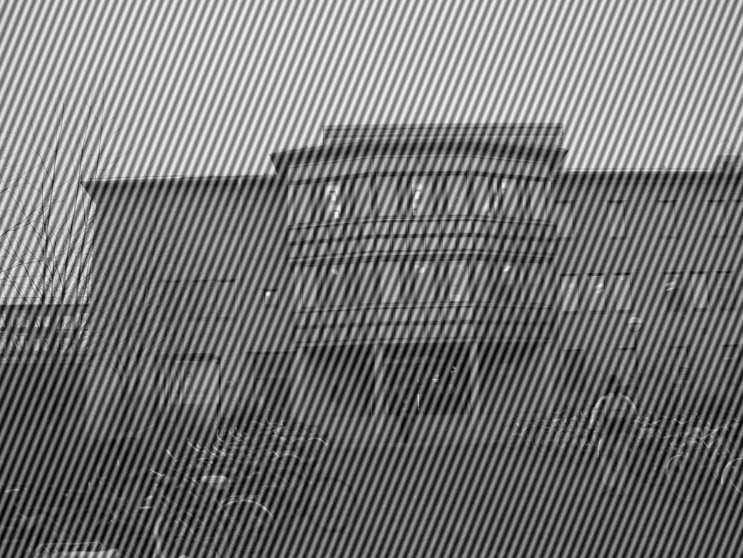
#> input picture Lab 11/Fig3.png, 743 x 558 px
$ python main.py
#> lines starting #> are read from the running program, lines starting #| are printed output that depends on the picture; after the words box and inside, x2 and y2 are one past the last pixel; in counts of white or black regions, pixels touching at a corner belong together
# -*- coding: utf-8 -*-
"""
Created on Mon Jun  3 15:41:37 2019

@author: Me
"""

import cv2 as cv
import numpy as np

# =============================================================================
# im1=cv.imread("Fig1.png",0)
# im2=cv.imread("Fig2.png",0)
# =============================================================================
im1=cv.imread("Fig3.png",0)
#> im1 is the input picture: shape (558, 743); min 0, max 246, mean 118.5
im2=cv.imread("Fig4.png",0)
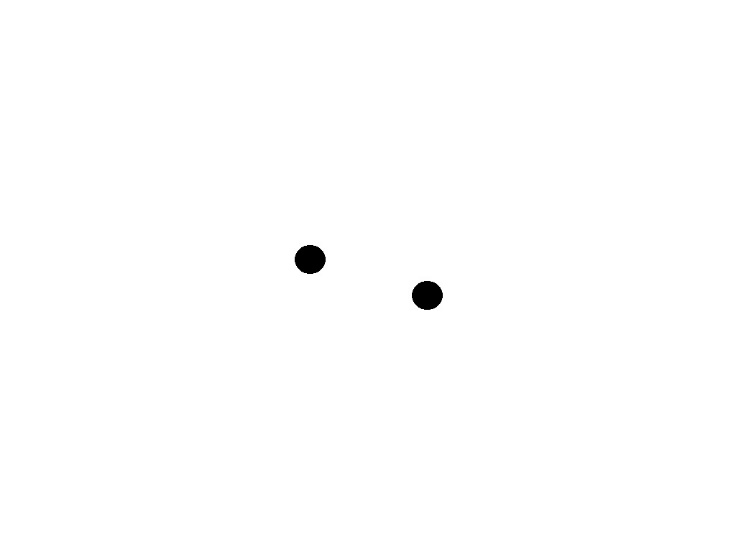
#> input picture Lab 11/Fig4.png, 736 x 552 px
#> im2 is the input picture: shape (552, 736); min 0, max 255, mean 254.1
size=np.shape(im2)
#> size = (552, 736)
row=(int(size[0]))
#> row = 552
col=(int(size[1]))
#> col = 736
im1=cv.resize(im1,(col,row))
#> im1: shape (552, 736)
im1f=np.fft.fft2(im1)
im1f=np.fft.fftshift(im1f)
im1f=np.abs(im1f)
cv.imwrite('ffig3.png',im1f)
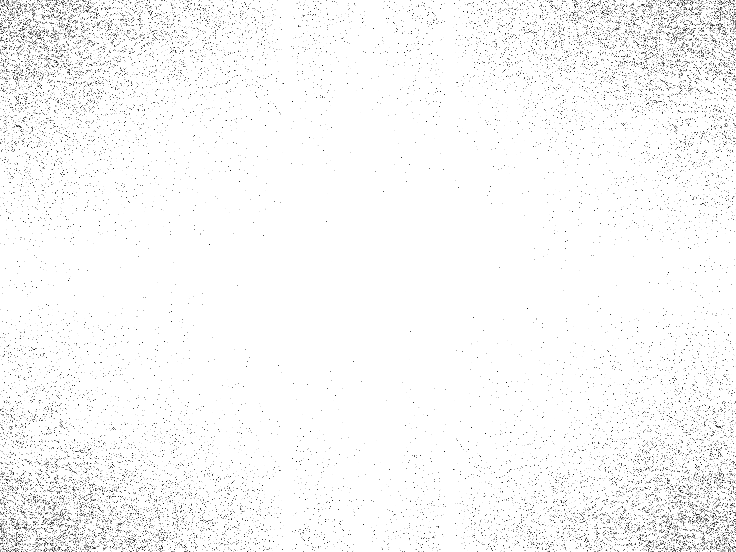
#> saved as ffig3.png: shape (552, 736); min 2, max 255, mean 248.3

midx=(int(size[0]))/2
#> midx = 276
midy=(int(size[1]))/2
#> midy = 368
# [8 lines of commented-out code are left out]
for i in range(size[0]):
    for j in range(size[1]):
        dist=np.sqrt(((midx-i)**2)+((midy-j)**2))
        if(dist>50):
            im2[i][j]=1
        else:
            im2[i][j]=0
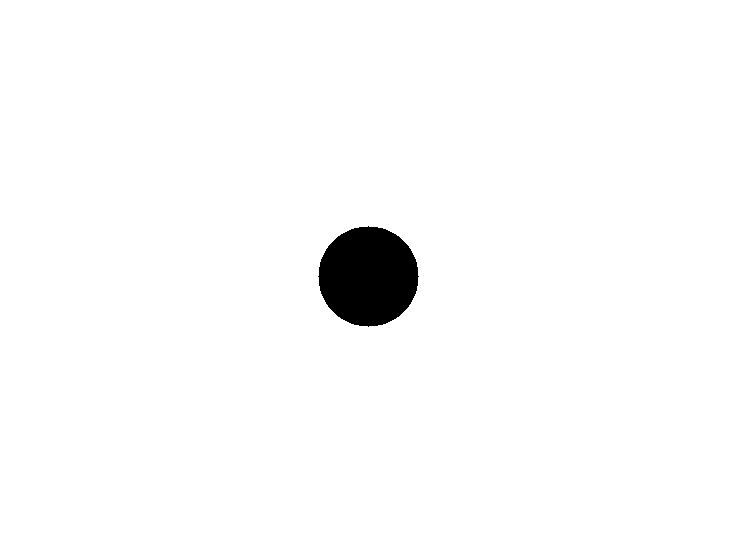
#> im2: shape (552, 736); values 0 (black) and 1 (white), 98.1% white; 1 black region, box (x1, y1, x2, y2) and area: (318, 226, 419, 327) 7845


mulx=np.multiply(im1f,im2)
mul2=np.fft.ifft2(mulx)
ifft=np.abs(mul2)
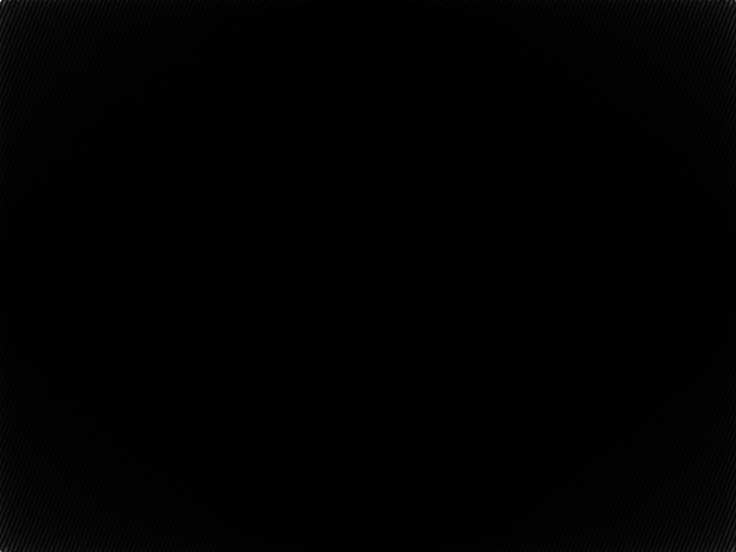
#> ifft: shape (552, 736) float64; min 7.19e-05, max 3249.5, mean 20.8; drawn with min black and max white

mifft=np.max(ifft)
#> mifft = 3249.5
sifft=np.min(ifft)
#> sifft = 7.19e-05
q=np.shape(ifft)
#> q = (552, 736)
for i in range (0,q[0]):
    for j in range (0,q[1]):
        ifft[i][j]=((ifft[i][j]-sifft)/(mifft-sifft))*255
ifft=np.uint8(ifft)
cv.imwrite("test.png",ifft)
